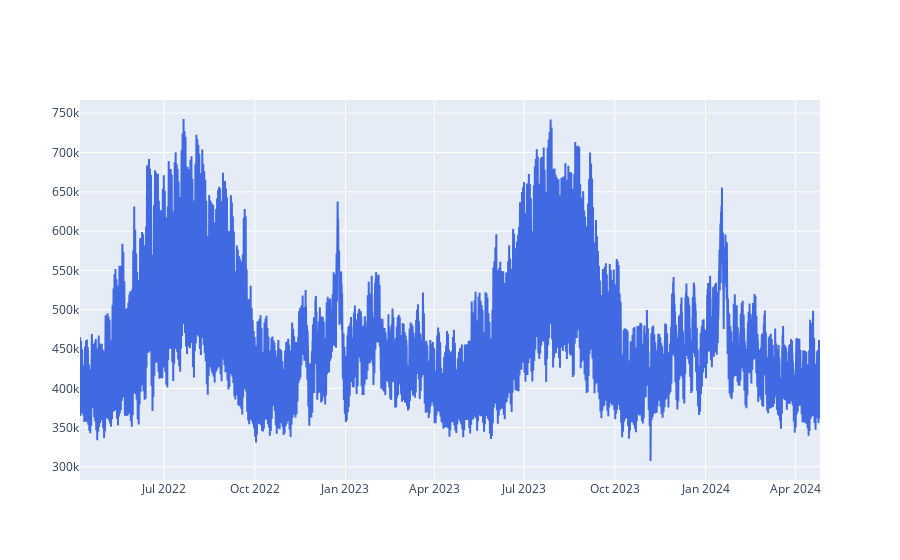

Notebook cell for this chart:
### Code cell
p = go.Figure()
p.add_trace(go.Scatter(x = data["ds"], y = data["y"],
                       mode='lines',
                    name='data',
                    line=dict(color='royalblue', width=2)))
p.show()

### Figure 1 — Plotly figure (JSON) as saved in the notebook; plotly's stock layout.template omitted (floating-point values rounded to 4 significant figures; data arrays with more than 128 entries replaced by an {"elided": "..."} marker saying what was removed)
{"data": [{"line": {"color": "royalblue", "width": 2}, "mode": "lines", "name": "data", "type": "scatter", "x": {"elided": "18001 str values"}, "y": {"elided": "18001 float values"}}], "layout": {}}
